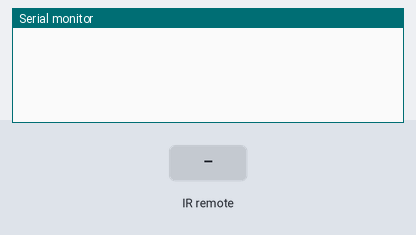
Bench run of a sketch on a simulated Arduino Uno, built with avr-gcc and run on an emulated ATmega328P. On the bench: the last lines printed to the serial monitor. The test bench sets the inputs (shaded band).

Above: at 1.2 s.
1.3 s: infrared code 0xFFA25D received
At 2.5 s:
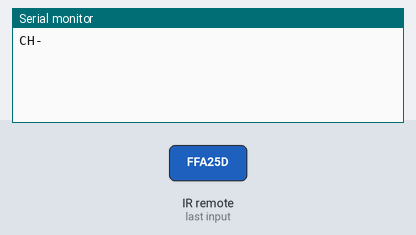
2.8 s: infrared code 0xFF22DD received
At 3.7 s:
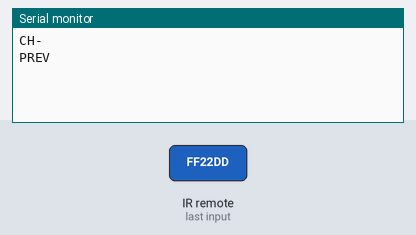
4.3 s: infrared code 0xFF02FD received
At 4.8 s:
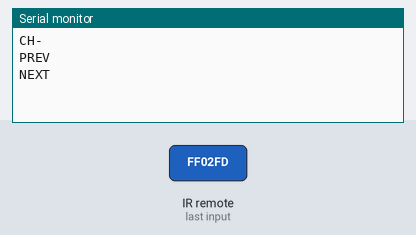
5.8 s: infrared code 0xFFC23D received
At 7.0 s:
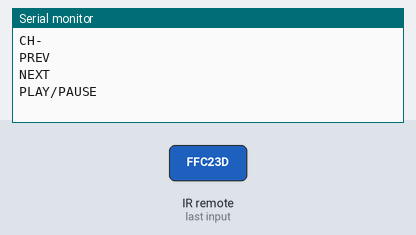
7.3 s: infrared code 0xFFE01F received
At 8.3 s:
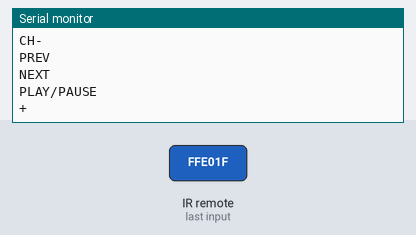
8.8 s: infrared code 0xFF906F received
At 9.5 s:
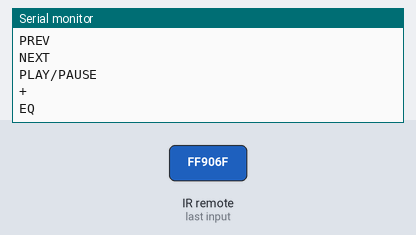

Measured:
- after the input at 1.3 s, the serial monitor: prints a new line at once (image 1)
- after the input at 2.8 s, the serial monitor: prints a new line at once (image 2)
- after the input at 4.3 s, the serial monitor: prints a new line at once (image 3)
- after the input at 5.8 s, the serial monitor: prints a new line at once (image 4)
- after the input at 7.3 s, the serial monitor: prints a new line at once (image 5)
- after the input at 8.8 s, the serial monitor: prints a new line at once (image 6)

The sketch:

IRremote_2.ino
```cpp
#include <IRremote.h>
int RECEIVE_PIN = 11;
IRrecv irrecv(RECEIVE_PIN);
decode_results results;
void setup() {
    Serial.begin(9600);
    irrecv.enableIRIn();
}
void loop() {
    if (irrecv.decode(&results)) {
        switch (results.value) {
            case 0xFFA25D:
            Serial.println("CH-");
            break;
            case 0xFF629D:
            Serial.println("CH");
            break;
            case 0xFFE21D:
            Serial.println("CH+");
            break;
            case 0xFF22DD:
            Serial.println("PREV");
            break;
            case 0xFF02FD:
            Serial.println("NEXT");
            break;
            case 0xFFC23D:
            Serial.println("PLAY/PAUSE");
            break;
            case 0xFFE01F:
            Serial.println("+");
            break;
            case 0xFFA857:
            Serial.println("-");
            break;
            case 0xFF906F:
            Serial.println("EQ");
            break;
        }
        irrecv.resume();
    }
}
```
